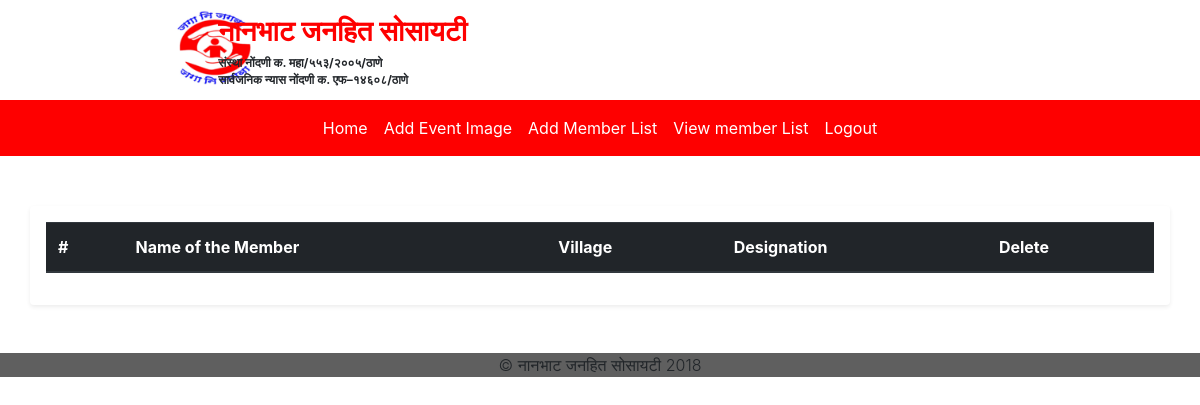
The page /admin/view_member.php on the database as committed earlier.
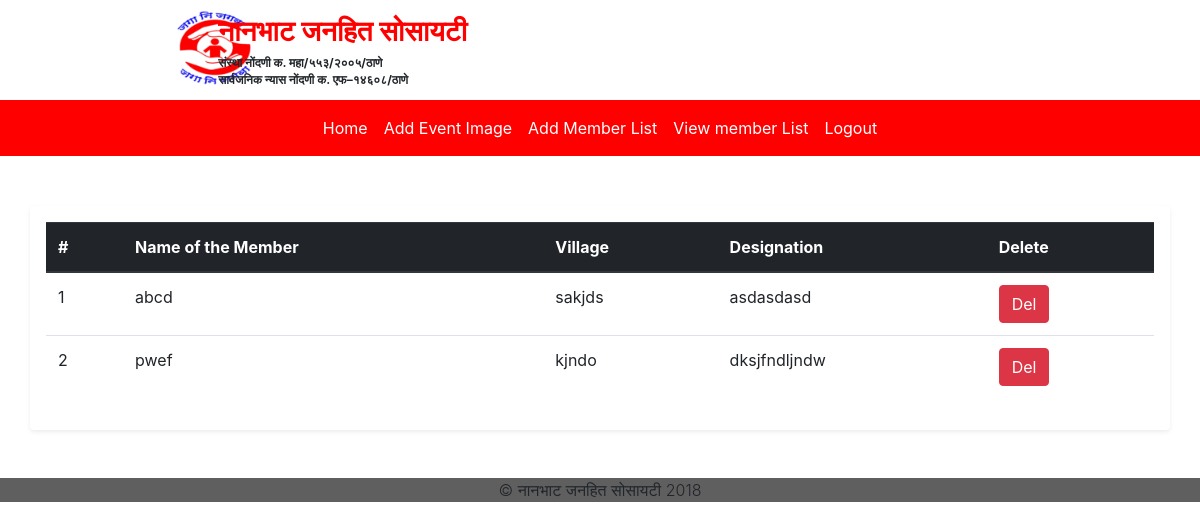
The same page on the database as committed later.
### tables this page shows
CREATE TABLE IF NOT EXISTS `add_member_list` (
  `member_id` int(11) NOT NULL AUTO_INCREMENT,
  `name` varchar(254) NOT NULL,
  `village` varchar(254) NOT NULL,
  `Designation` varchar(254) NOT NULL,
  PRIMARY KEY (`member_id`)
);

### admin/view_member.php (the view)
<?php include_once 'dashboard_header.php'; include_once 'db_conn.php'; ?>
<div class="container shadow-sm p-3 mb-5 bg-white rounded" style="margin-top:50px;">
  <table class="table">
    <thead class="thead-dark">
      <tr>
        <th scope="col">#</th>
        <th scope="col">Name of the Member</th>
        <th scope="col">Village</th>
        <th scope="col">Designation</th>
        <th scope="col">Delete</th>
      </tr>
    </thead>
    <tbody id="member_table_body">
      <?php
      $sql = "select * from add_member_list";
      $result = mysqli_query($conn,$sql);
      $resultCheck = mysqli_num_rows($result);
          if($resultCheck > 0){
            $counter = 1;
            while($row = mysqli_fetch_assoc($result)){
               echo "<tr><td>" . $counter."</td><td>" . $row['name'] . "</td><td>" . $row['village'] . "</td><td>" .$row['Designation']."</td><td>"."<Button class='delete btn btn-danger' style='margin:0px;'>Del</button> "."</td></tr>";
               $counter ++;
          }
      }
      ?>
    </tbody>
  </table>
</div>
<?php include_once '../footer.php' ?>

### admin/dashboard_header.php (shortened to what this page needs)
<!DOCTYPE html>
<html lang="en" dir="ltr">
  <head>
    <link rel="stylesheet" href="https://use.fontawesome.com/releases/v5.3.1/css/all.css">
    <link rel="stylesheet" href="https://stackpath.bootstrapcdn.com/bootstrap/4.1.3/css/bootstrap.min.css">
  </head>
  <body>
    <div class="" style="height:90px">
      <div class="row" style="padding-left:150px;margin:10px;">
        <div class="col-4" style="margin-right:-300px;">
          <img style="height:75px;"src="../assets/img/logo.png" alt="Logo">
        </div>
        <div class="col-8" style="font-weight:bold;">
          <p style="margin-bottom:-22px;color:#FE0000; font-size:28px">नानभाट जनहित सोसायटी</p><br>
          <p style="margin-bottom:-25px; font-size:12px;">संस्था नोंदणी क. महा/५५३/२००५/ठाणे</p><br>
          <p style="margin-bottom:-25px; font-size:12px;">सार्वजनिक न्यास नोंदणी क. एफ–१४६०८/ठाणे</p><br>
        </div>
      </div>
    </div>
    <nav class="navbar navbar-expand-lg " style="padding:auto 5%; background-color:#FE0000;">
      <div class="collapse navbar-collapse justify-content-center" id="navbarSupportedContent" >
        <ul class="navbar-nav" >
          <li class="nav-item active">
            <a style="color:white;" class="nav-link" href="../index.php">Home <span class="sr-only">(current)</span></a>
          </li>
          <li class="nav-item">
            <a style="color:white;" class="nav-link" href="add_event_image.php">Add Event Image</a>
          </li>
          <li class="nav-item">
            <a style="color:white;" class="nav-link" href="add_member.php">Add Member List</a>
          </li>
          <li class="nav-item">
            <a style="color:white;" class="nav-link" href="view_member.php">View member List</a>
          </li>
          <li class="nav-item">
            <a style="color:white;" class="nav-link" href="#">Logout</a>
          </li>
        </ul>
      </div>
    </nav>

### footer.php (shortened to what this page needs)
    <div class="" style="background-color:#5F5F5F;" align=center>
      <p style="font-size:16px;" class="lead">&#169; नानभाट जनहित सोसायटी 2018</p>
    </div>
  </body>
</html>

Rows that differ between the two databases and show on the page:
added add_member_list: name "abcd", village "sakjds", Designation "asdasdasd"
added add_member_list: name "pwef", village "kjndo", Designation "dksjfndljndw"
